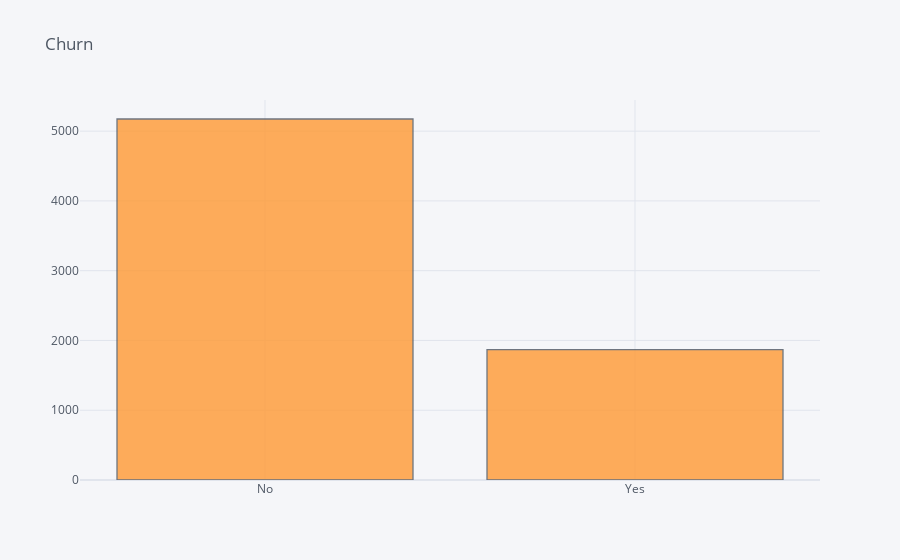

Notebook source saved alongside this figure:
### Code cell
y.iplot(kind='hist', title= 'Churn')

### Figure 1 — Plotly figure (JSON) as saved in the notebook; plotly's stock layout.template omitted (floating-point values rounded to 4 significant figures; data arrays with more than 128 entries replaced by an {"elided": "..."} marker saying what was removed)
{"data": [{"histfunc": "count", "histnorm": "", "marker": {"color": "rgba(255, 153, 51, 1.0)", "line": {"color": "#4D5663", "width": 1.3}}, "name": "Churn", "opacity": 0.8, "orientation": "v", "type": "histogram", "x": {"elided": "7043 str values"}}], "layout": {"barmode": "overlay", "legend": {"bgcolor": "#F5F6F9", "font": {"color": "#4D5663"}}, "paper_bgcolor": "#F5F6F9", "plot_bgcolor": "#F5F6F9", "title": {"font": {"color": "#4D5663"}, "text": "Churn"}, "xaxis": {"gridcolor": "#E1E5ED", "showgrid": true, "tickfont": {"color": "#4D5663"}, "title": {"font": {"color": "#4D5663"}, "text": ""}, "zerolinecolor": "#E1E5ED", "type": "category", "range": [-0.5, 1.5], "autorange": true}, "yaxis": {"gridcolor": "#E1E5ED", "showgrid": true, "tickfont": {"color": "#4D5663"}, "title": {"font": {"color": "#4D5663"}, "text": ""}, "zerolinecolor": "#E1E5ED", "range": [0, 5446.0], "autorange": true}, "autosize": true}}
